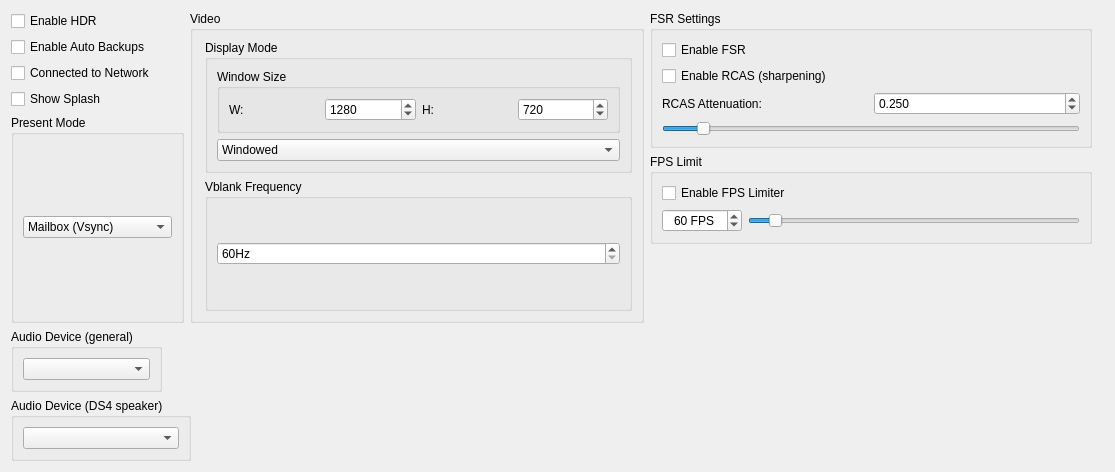
 <widget class="QWidget" name="graphicsTabLayout">
  <property name="geometry">
   <rect>
    <x>0</x>
    <y>0</y>
    <width>1115</width>
    <height>472</height>
   </rect>
  </property>
  <layout class="QVBoxLayout" name="graphicsTabVLayout" stretch="0,0">
   <item>
    <layout class="QHBoxLayout" name="graphicsTabHLayout" stretch="0,1,1">
     <item>
      <layout class="QVBoxLayout" name="graphicsTabLayoutLeft">
       <item>
        <widget class="QWidget" name="widgetgraphicsBottom" native="true">
         <layout class="QVBoxLayout" name="widgetgraphicsBottomVLayout">
          <property name="leftMargin">
           <number>0</number>
          </property>
          <property name="topMargin">
           <number>0</number>
          </property>
          <property name="rightMargin">
           <number>0</number>
          </property>
          <property name="bottomMargin">
           <number>0</number>
          </property>
          <item>
           <widget class="QCheckBox" name="enableHDRCheckBox">
            <property name="text">
             <string>Enable HDR</string>
            </property>
           </widget>
          </item>
          <item>
           <widget class="QCheckBox" name="enableAutoBackupCheckBox">
            <property name="text">
             <string>Enable Auto Backups</string>
            </property>
           </widget>
          </item>
          <item>
           <widget class="QCheckBox" name="connectedNetworkCheckBox">
            <property name="text">
             <string>Connected to Network</string>
            </property>
           </widget>
          </item>
          <item>
           <widget class="QCheckBox" name="showSplashCheckBox">
            <property name="text">
             <string>Show Splash</string>
            </property>
           </widget>
          </item>
          <item>
           <widget class="QGroupBox" name="presentModeGroupBox">
            <property name="title">
             <string>Present Mode</string>
            </property>
            <layout class="QVBoxLayout" name="presentModeLayout">
             <item>
              <widget class="QComboBox" name="presentModeComboBox">
               <property name="sizePolicy">
                <sizepolicy hsizetype="Expanding" vsizetype="Fixed">
                 <horstretch>0</horstretch>
                 <verstretch>0</verstretch>
                </sizepolicy>
               </property>
               <item>
                <property name="text">
                 <string>Mailbox (Vsync)</string>
                </property>
               </item>
               <item>
                <property name="text">
                 <string>Fifo (Vsync)</string>
                </property>
               </item>
               <item>
                <property name="text">
                 <string>Immediate (No Vsync)</string>
                </property>
               </item>
              </widget>
             </item>
            </layout>
           </widget>
          </item>
         </layout>
        </widget>
       </item>
      </layout>
     </item>
     <item>
      <layout class="QVBoxLayout" name="graphicsTabLayoutMiddle">
       <item>
        <widget class="QGroupBox" name="displayOptionsGroupBox">
         <property name="title">
          <string>Video</string>
         </property>
         <layout class="QVBoxLayout" name="layoutResolution">
          <property name="spacing">
           <number>6</number>
          </property>
          <property name="leftMargin">
           <number>12</number>
          </property>
          <item>
           <widget class="QGroupBox" name="displayModeGroupBox">
            <property name="title">
             <string>Display Mode</string>
            </property>
            <layout class="QVBoxLayout" name="displayModeLayout">
             <item>
              <widget class="QGroupBox" name="windowSizeGroupBox">
               <property name="title">
                <string>Window Size</string>
               </property>
               <layout class="QHBoxLayout" name="resLayout">
                <item>
                 <widget class="QLabel" name="widthLabel">
                  <property name="text">
                   <string>W:</string>
                  </property>
                 </widget>
                </item>
                <item>
                 <widget class="QSpinBox" name="widthSpinBox">
                  <property name="accelerated">
                   <bool>true</bool>
                  </property>
                  <property name="correctionMode">
                   <enum>QAbstractSpinBox::CorrectionMode::CorrectToNearestValue</enum>
                  </property>
                  <property name="keyboardTracking">
                   <bool>false</bool>
                  </property>
                  <property name="minimum">
                   <number>0</number>
                  </property>
                  <property name="maximum">
                   <number>9999</number>
                  </property>
                  <property name="value">
                   <number>1280</number>
                  </property>
                 </widget>
                </item>
                <item>
                 <widget class="QLabel" name="heightLabel">
                  <property name="text">
                   <string>H:</string>
                  </property>
                 </widget>
                </item>
                <item>
                 <widget class="QSpinBox" name="heightSpinBox">
                  <property name="frame">
                   <bool>true</bool>
                  </property>
                  <property name="accelerated">
                   <bool>true</bool>
                  </property>
                  <property name="correctionMode">
                   <enum>QAbstractSpinBox::CorrectionMode::CorrectToNearestValue</enum>
                  </property>
                  <property name="keyboardTracking">
                   <bool>false</bool>
                  </property>
                  <property name="minimum">
                   <number>0</number>
                  </property>
                  <property name="maximum">
                   <number>9999</number>
                  </property>
                  <property name="value">
                   <number>720</number>
                  </property>
                 </widget>
                </item>
               </layout>
              </widget>
             </item>
             <item>
              <widget class="QComboBox" name="displayModeComboBox">
               <property name="sizePolicy">
                <sizepolicy hsizetype="Expanding" vsizetype="Fixed">
                 <horstretch>0</horstretch>
                 <verstretch>0</verstretch>
                </sizepolicy>
               </property>
               <item>
                <property name="text">
                 <string>Windowed</string>
                </property>
               </item>
               <item>
                <property name="text">
                 <string>Fullscreen</string>
                </property>
               </item>
               <item>
                <property name="text">
                 <string>Fullscreen (Borderless)</string>
                </property>
               </item>
              </widget>
             </item>
            </layout>
           </widget>
          </item>
          <item>
           <layout class="QHBoxLayout" name="windowSizeLayout">
            <item>
             <widget class="QGroupBox" name="heightDivider">
              <property name="title">
               <string>Vblank Frequency</string>
              </property>
              <layout class="QVBoxLayout" name="vblankLayout">
               <item>
                <widget class="QSpinBox" name="vblankSpinBox">
                 <property name="frame">
                  <bool>true</bool>
                 </property>
                 <property name="alignment">
                  <set>Qt::AlignmentFlag::AlignLeading|Qt::AlignmentFlag::AlignLeft|Qt::AlignmentFlag::AlignVCenter</set>
                 </property>
                 <property name="specialValueText">
                  <string/>
                 </property>
                 <property name="accelerated">
                  <bool>true</bool>
                 </property>
                 <property name="correctionMode">
                  <enum>QAbstractSpinBox::CorrectionMode::CorrectToNearestValue</enum>
                 </property>
                 <property name="keyboardTracking">
                  <bool>false</bool>
                 </property>
                 <property name="suffix">
                  <string>Hz</string>
                 </property>
                 <property name="minimum">
                  <number>60</number>
                 </property>
                 <property name="maximum">
                  <number>9999</number>
                 </property>
                 <property name="value">
                  <number>60</number>
                 </property>
                </widget>
               </item>
              </layout>
             </widget>
            </item>
           </layout>
          </item>
          <item>
           <layout class="QHBoxLayout"/>
          </item>
         </layout>
        </widget>
       </item>
      </layout>
     </item>
     <item>
      <layout class="QVBoxLayout" name="graphicsTabLayoutRight">
       <property name="rightMargin">
        <number>12</number>
       </property>
       <property name="bottomMargin">
        <number>12</number>
       </property>
       <item>
        <widget class="QGroupBox" name="FSRGroupBox">
         <property name="title">
          <string>FSR Settings</string>
         </property>
         <layout class="QVBoxLayout" name="verticalLayout_5">
          <item>
           <widget class="QCheckBox" name="FSRCheckBox">
            <property name="text">
             <string>Enable FSR</string>
            </property>
           </widget>
          </item>
          <item>
           <widget class="QCheckBox" name="RCASCheckBox">
            <property name="text">
             <string>Enable RCAS (sharpening)</string>
            </property>
           </widget>
          </item>
          <item>
           <layout class="QHBoxLayout" name="horizontalLayout_10">
            <item>
             <widget class="QLabel" name="RCASAtenLabel">
              <property name="font">
               <font>
                <pointsize>9</pointsize>
                <bold>false</bold>
               </font>
              </property>
              <property name="text">
               <string>RCAS Attenuation:</string>
              </property>
             </widget>
            </item>
            <item>
             <widget class="QDoubleSpinBox" name="RCASSpinBox">
              <property name="decimals">
               <number>3</number>
  </property>
  <property name="minimum">
   <double>0.000</double>
  </property>
  <property name="maximum">
   <double>3.000</double>
  </property>
  <property name="singleStep">
   <double>0.001</double>
  </property>
  <property name="value">
   <double>0.250</double>
  </property>
 </widget>
            </item>
           </layout>
          </item>
          <item>
           <widget class="QSlider" name="RCASSlider">
		     <property name="minimum">
   <number>0</number>
  </property>
            <property name="maximum">
             <number>3000</number>
            </property>
            <property name="value">
             <number>250</number>
            </property>
            <property name="orientation">
             <enum>Qt::Horizontal</enum>
            </property>
           </widget>
          </item>
         </layout>
        </widget>
       </item>
       <item>
        <widget class="QGroupBox" name="fpsLimitGroupBox">
         <property name="title">
          <string>FPS Limit</string>
         </property>
         <layout class="QVBoxLayout" name="verticalLayout_8">
          <item>
           <widget class="QCheckBox" name="fpsLimiterCheckBox">
            <property name="text">
             <string>Enable FPS Limiter</string>
            </property>
           </widget>
          </item>
          <item>
           <layout class="QHBoxLayout" name="horizontalLayout_8">
            <item>
             <widget class="QSpinBox" name="fpsSpinBox">
              <property name="minimumSize">
               <size>
                <width>80</width>
                <height>0</height>
               </size>
              </property>
              <property name="alignment">
               <set>Qt::AlignmentFlag::AlignCenter</set>
              </property>
              <property name="suffix">
               <string> FPS</string>
              </property>
              <property name="minimum">
               <number>30</number>
              </property>
              <property name="maximum">
               <number>500</number>
              </property>
              <property name="singleStep">
               <number>1</number>
              </property>
              <property name="value">
               <number>60</number>
              </property>
             </widget>
            </item>
            <item>
             <widget class="QSlider" name="fpsSlider">
              <property name="minimum">
               <number>30</number>
              </property>
              <property name="maximum">
               <number>500</number>
              </property>
              <property name="value">
               <number>60</number>
              </property>
              <property name="orientation">
               <enum>Qt::Orientation::Horizontal</enum>
              </property>
             </widget>
            </item>
           </layout>
          </item>
         </layout>
        </widget>
       </item>
       <item>
        <spacer name="AdvancedSpacer">
         <property name="orientation">
          <enum>Qt::Orientation::Vertical</enum>
         </property>
         <property name="sizeHint" stdset="0">
          <size>
           <width>20</width>
           <height>40</height>
          </size>
         </property>
        </spacer>
       </item>
      </layout>
     </item>
    </layout>
   </item>

   <item>
    <widget class="QGroupBox" name="GenAudioGroupBox">
     <property name="title">
      <string>Audio Device (general)</string>
     </property>
     <property name="sizePolicy">
      <sizepolicy hsizetype="Maximum" vsizetype="Fixed">
       <horstretch>0</horstretch>
       <verstretch>0</verstretch>
      </sizepolicy>
     </property>
     <layout class="QVBoxLayout" name="verticalLayout_11">
      <item>
       <widget class="QComboBox" name="mainOutputDeviceComboBox"/>
      </item>
     </layout>
    </widget>
   </item>

   <item>
    <widget class="QGroupBox" name="DsSpeakerGroupBox">
     <property name="title">
      <string>Audio Device (DS4 speaker)</string>
     </property>
     <property name="sizePolicy">
      <sizepolicy hsizetype="Maximum" vsizetype="Fixed">
       <horstretch>0</horstretch>
       <verstretch>0</verstretch>
      </sizepolicy>
     </property>
     <layout class="QVBoxLayout" name="verticalLayout_9">
      <item>
       <widget class="QComboBox" name="padSpkOutputDeviceComboBox"/>
      </item>
     </layout>
    </widget>
   </item>


  </layout>
 </widget>
